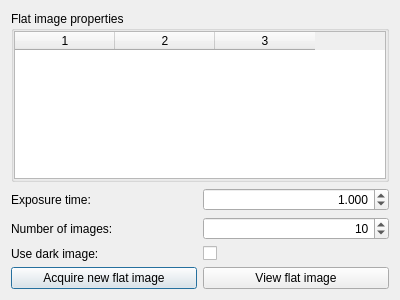
<?xml version="1.0" encoding="UTF-8"?>
<ui version="4.0">
 <class>snowgui::flatwidget</class>
 <widget class="QDialog" name="snowgui::flatwidget">
  <property name="geometry">
   <rect>
    <x>0</x>
    <y>0</y>
    <width>400</width>
    <height>300</height>
   </rect>
  </property>
  <property name="windowTitle">
   <string>Form</string>
  </property>
  <layout class="QVBoxLayout" name="verticalLayout">
   <item>
    <widget class="QGroupBox" name="groupBox">
     <property name="title">
      <string>Flat image properties</string>
     </property>
     <layout class="QVBoxLayout" name="verticalLayout_2">
      <property name="leftMargin">
       <number>0</number>
      </property>
      <property name="topMargin">
       <number>0</number>
      </property>
      <property name="rightMargin">
       <number>0</number>
      </property>
      <property name="bottomMargin">
       <number>0</number>
      </property>
      <item>
       <widget class="snowgui::FitsTable" name="propertyTable">
        <property name="columnCount">
         <number>3</number>
        </property>
        <attribute name="verticalHeaderVisible">
         <bool>false</bool>
        </attribute>
        <column/>
        <column/>
        <column/>
       </widget>
      </item>
     </layout>
    </widget>
   </item>
   <item>
    <widget class="QWidget" name="parameterWidget" native="true">
     <property name="maximumSize">
      <size>
       <width>16777215</width>
       <height>100</height>
      </size>
     </property>
     <layout class="QGridLayout" name="gridLayout_2">
      <property name="leftMargin">
       <number>0</number>
      </property>
      <property name="topMargin">
       <number>0</number>
      </property>
      <property name="rightMargin">
       <number>0</number>
      </property>
      <property name="bottomMargin">
       <number>0</number>
      </property>
      <item row="2" column="0">
       <widget class="QLabel" name="usedarkLabel">
        <property name="text">
         <string>Use dark image:</string>
        </property>
       </widget>
      </item>
      <item row="1" column="1">
       <widget class="QSpinBox" name="numberBox">
        <property name="alignment">
         <set>Qt::AlignRight|Qt::AlignTrailing|Qt::AlignVCenter</set>
        </property>
        <property name="minimum">
         <number>1</number>
        </property>
        <property name="singleStep">
         <number>0</number>
        </property>
        <property name="value">
         <number>10</number>
        </property>
       </widget>
      </item>
      <item row="1" column="0">
       <widget class="QLabel" name="numberLabel">
        <property name="text">
         <string>Number of images:</string>
        </property>
       </widget>
      </item>
      <item row="0" column="0">
       <widget class="QLabel" name="exposureLabel">
        <property name="text">
         <string>Exposure time:</string>
        </property>
       </widget>
      </item>
      <item row="0" column="1">
       <widget class="snowgui::LogSpinBox" name="exposureBox">
        <property name="alignment">
         <set>Qt::AlignRight|Qt::AlignTrailing|Qt::AlignVCenter</set>
        </property>
        <property name="decimals">
         <number>3</number>
        </property>
        <property name="value">
         <double>1.000000000000000</double>
        </property>
       </widget>
      </item>
      <item row="2" column="1">
       <widget class="QCheckBox" name="usedarkBox">
        <property name="text">
         <string/>
        </property>
        <property name="checked">
         <bool>false</bool>
        </property>
       </widget>
      </item>
     </layout>
    </widget>
   </item>
   <item>
    <widget class="QWidget" name="buttonWidget" native="true">
     <property name="maximumSize">
      <size>
       <width>16777215</width>
       <height>40</height>
      </size>
     </property>
     <layout class="QGridLayout" name="gridLayout">
      <property name="leftMargin">
       <number>0</number>
      </property>
      <property name="topMargin">
       <number>0</number>
      </property>
      <property name="rightMargin">
       <number>0</number>
      </property>
      <property name="bottomMargin">
       <number>0</number>
      </property>
      <item row="0" column="0">
       <widget class="QPushButton" name="acquireButton">
        <property name="text">
         <string>Acquire new flat image</string>
        </property>
       </widget>
      </item>
      <item row="0" column="1">
       <widget class="QPushButton" name="viewButton">
        <property name="text">
         <string>View flat image</string>
        </property>
       </widget>
      </item>
     </layout>
    </widget>
   </item>
  </layout>
 </widget>
 <customwidgets>
  <customwidget>
   <class>snowgui::LogSpinBox</class>
   <extends>QDoubleSpinBox</extends>
   <header location="global">LogSpinBox.h</header>
  </customwidget>
  <customwidget>
   <class>snowgui::FitsTable</class>
   <extends>QTableWidget</extends>
   <header location="global">FitsTable.h</header>
  </customwidget>
 </customwidgets>
 <resources/>
 <connections/>
</ui>
